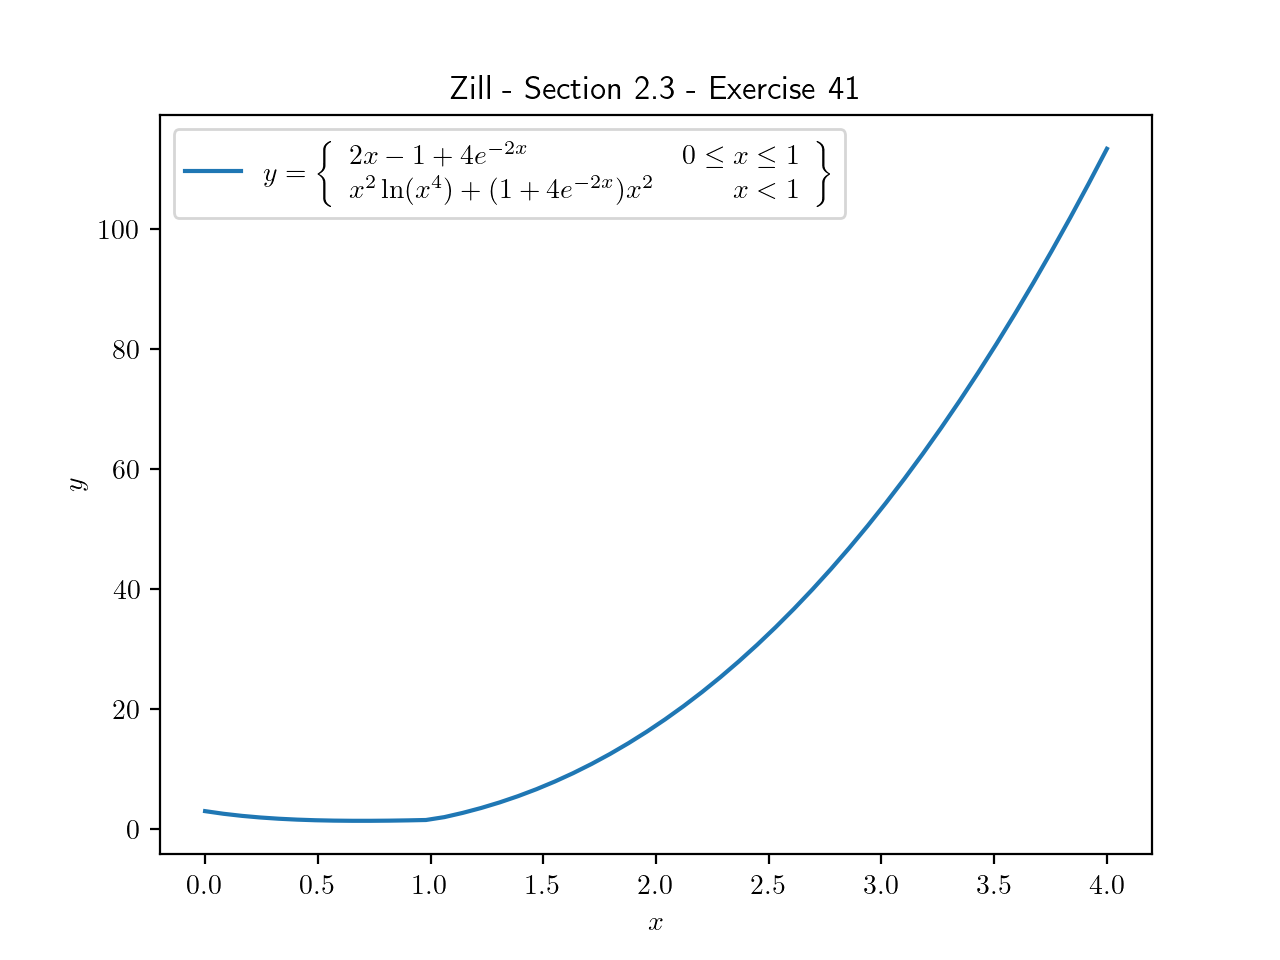

The Python source for this figure:
# Zill - Differential Equations with Boundary-Value Problems
# Section 2.3 - Exercise 41
import numpy as np
import matplotlib.pyplot as plt
from matplotlib import rcParams

# set parameters for latex encoding/packages
rcParams['text.usetex'] = True
rcParams['text.latex.preamble'] = r"""
\usepackage{amsthm}
\usepackage{amsmath}
\usepackage{amssymb}
\usepackage{amsfonts}
\usepackage{mathtools}
\usepackage[T1]{fontenc}
\usepackage[utf8]{inputenc}
"""

# sample of interval [0,inf)
x = np.linspace(0, 4)

# continuous function of solution y(x)
funcs = []
funcs.append(lambda x: 2*x - 1 + 4*np.exp(-2*x))
funcs.append(lambda x: x**2*np.log(x**4) + (1 + 4*np.exp(-2))*x**2)

def y(x):
    return np.piecewise(x, [x <= 1, x > 1], funcs)

# plot figure and axes
fig, ax = plt.subplots()
eq = r'$y=\left\{\begin{array}{lr} 2x - 1 + 4e^{-2x} & 0 \leq x \leq 1 \\ x^{2}\ln(x^{4}) + (1 + 4e^{-2x})x^{2} & x < 1 \end{array} \right\}$'
solution = ax.plot(x, y(x), label=eq)

# add title and label
ax.set_title("Zill - Section 2.3 - Exercise 41")
ax.set_xlabel("$x$")
ax.set_ylabel("$y$")
ax.legend()

# show plot
plt.show()

# save plot
fig.savefig("ch02_03_ex41.png")
